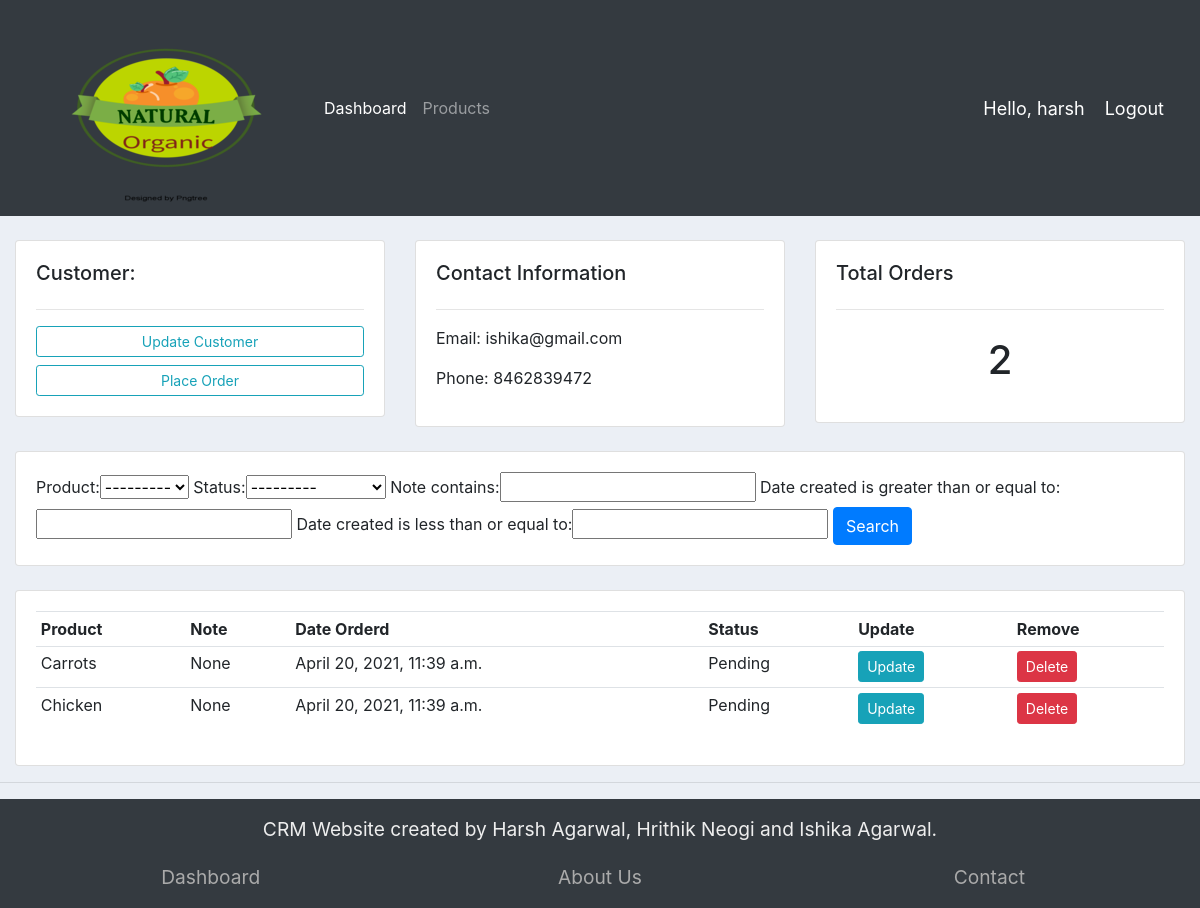
The app's page /customer/1/ (signed in) with its own data.
### Accounts/models.py (models this page shows, shortened)
class Customer(models.Model):
	user = models.OneToOneField(User, null=True, blank=True, on_delete=models.CASCADE)
	name = models.CharField(max_length=200, null=True)
	phone = models.CharField(max_length=200, null=True)
	email = models.CharField(max_length=200, null=True)
	profile_pic = models.ImageField(default="profile1.png", null=True, blank=True)
	date_created = models.DateTimeField(auto_now_add=True, null=True)

class Order(models.Model):
	STATUS = (
			('Pending', 'Pending'),
			('Out for delivery', 'Out for delivery'),
			('Delivered', 'Delivered'),
			)
	customer = models.ForeignKey(Customer, null=True, on_delete= models.SET_NULL)
	product = models.ForeignKey(Product, null=True, on_delete= models.SET_NULL)
	date_created = models.DateTimeField(auto_now_add=True, null=True)
	status = models.CharField(max_length=200, null=True, choices=STATUS)
	note = models.CharField(max_length=1000, null=True)

class Product(models.Model):
	CATEGORY = (
			('Indoor', 'Indoor'),
			('Out Door', 'Out Door'),
			)
	name = models.CharField(max_length=200, null=True)
	price = models.FloatField(null=True)
	category = models.CharField(max_length=200, null=True, choices=CATEGORY)
	description = models.CharField(max_length=200, null=True, blank=True)
	date_created = models.DateTimeField(auto_now_add=True, null=True)
	tags = models.ManyToManyField(Tag)
	def __str__(self):
		return self.name

### Accounts/decorators.py (the view)
		def wrapper_func(request, *args, **kwargs):
			group = None
			if request.user.groups.exists():
				group = request.user.groups.all()[0].name
			if group in allowed_roles:
				return view_func(request, *args, **kwargs)
			else:
				return HttpResponse('You are not authorized to view this page')

### Accounts/views.py (called while the page is built)
@login_required(login_url='login')
@allowed_users(allowed_roles=['admin'])
def customer(request, pk_test):
	customer = Customer.objects.get(id=pk_test)
	orders = customer.order_set.all()
	order_count = orders.count()
	myFilter = OrderFilter(request.GET, queryset=orders)
	orders = myFilter.qs
	context = {'customer':customer, 'orders':orders, 'order_count':order_count,
	'myFilter':myFilter}
	return render(request, 'accounts/customer.html',context)

### Accounts/templates/accounts/customer.html
{%  extends 'accounts/main.html' %}
{% block content %}
	<br>
<div class="row">
	<div class="col-md">
		<div class="card card-body">
			<h5>Customer:</h5>
			<hr>
			<a class="btn btn-outline-info  btn-sm btn-block" href="">Update Customer</a>
			<a class="btn btn-outline-info  btn-sm btn-block" href="{% url 'create_order' customer.id %}">Place Order</a>
		</div>
	</div>
	<div class="col-md">
		<div class="card card-body">
			<h5>Contact Information</h5>
			<hr>
			<p>Email: {{customer.email}}</p>
			<p>Phone: {{customer.phone}}</p>
		</div>
	</div>
	<div class="col-md">
		<div class="card card-body">
			<h5>Total Orders</h5>
			<hr>
			<h1 style="text-align: center;padding: 10px">{{order_count}}</h1>
		</div>
	</div>
</div>
<br>
<div class="row">
	<div class="col">
		<div class="card card-body">
			<form method="get">
				{{myFilter.form}}
		    <button class="btn btn-primary" type="submit">Search</button>
		  </form>
		</div>
	</div>
</div>
<br>
<div class="row">
	<div class="col-md">
		<div class="card card-body">
			<table class="table table-sm">
				<tr>
					<th>Product</th>
					<th>Note</th>
					<th>Date Orderd</th>
					<th>Status</th>
					<th>Update</th>
					<th>Remove</th>
				</tr>
				{% for order in orders %}
				<tr>
					<td>{{order.product}}</td>
					<td>{{order.note}}</td>
					<td>{{order.date_created}}</td>
					<td>{{order.status}}</td>
					<td><a class="btn btn-sm btn-info" href="{% url 'update_order' order.id %}">Update</a></td>
					<td><a class="btn btn-sm btn-danger" href="{% url 'delete_order' order.id %}">Delete</a></td>
				</tr>
				{% endfor %}
			</table>
		</div>
	</div>
</div>
{% endblock %}

### Accounts/templates/accounts/navbar.html (shortened to what this page needs)
{% load static %}
<nav class="navbar navbar-expand-lg navbar-dark bg-dark">
 <img src="{% static 'images/logo.png' %}">
  <div class="collapse navbar-collapse" id="navbarNav">
    <ul class="navbar-nav">
      {% if request.user.is_staff %}
      <li class="nav-item active">
        <a class="nav-link" href="{% url 'home' %}">Dashboard</a>
      </li>
      <li class="nav-item">
        <a class="nav-link" href="{% url 'products' %}">Products</a>
      </li>
      {% else %}
       <li class="nav-item">
        <a class="nav-link" href="{% url 'account' %}">Settings</a>
      </li>
      {% endif %}
    </ul>
  </div>
  <span class="hello-msg">Hello, {{request.user}}</span>
  <span ><a  class="hello-msg" href="{% url 'logout' %}">Logout</a></span>
</nav>

### static/css/main.css (style rules this page uses)
body { background-color: #ebeff5; }

### Accounts/templates/accounts/navbar.html (style rules this page uses)
.hello-msg { font-size: 18px; color: #fff; margin-right: 20px; }

### records on screen
Customer: email "ishika@gmail.com", phone "8462839472"
Order: product "Carrots", note "None", date_created "April 20, 2021, 11:39 a.m.", status "Pending"
Order: product "Chicken", note "None", date_created "April 20, 2021, 11:39 a.m.", status "Pending"

### other values on screen
{{ request.user }} "harsh"
{{ order_count }} "2"
